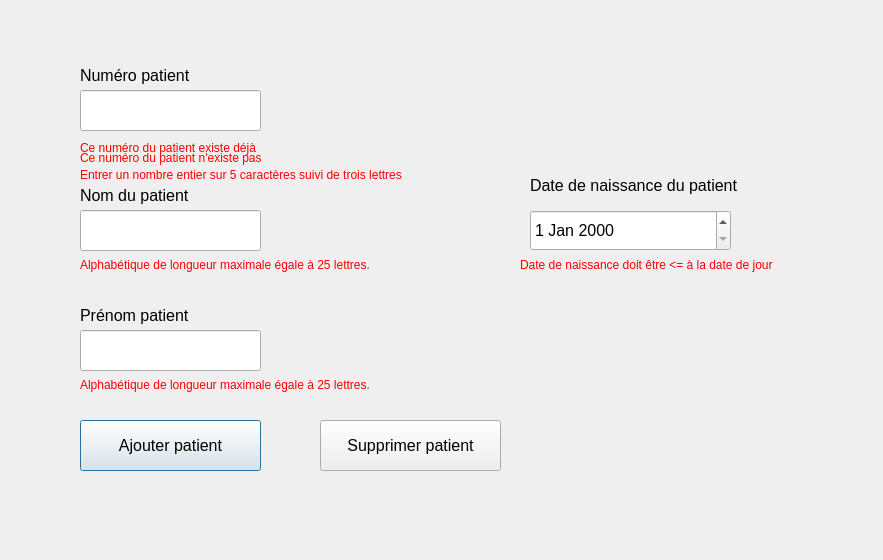
<?xml version="1.0" encoding="UTF-8"?>
<ui version="4.0">
 <class>Dialog</class>
 <widget class="QDialog" name="Dialog">
  <property name="geometry">
   <rect>
    <x>0</x>
    <y>0</y>
    <width>883</width>
    <height>560</height>
   </rect>
  </property>
  <property name="windowTitle">
   <string>Dialog</string>
  </property>
  <widget class="QLabel" name="label_numero_patient">
   <property name="geometry">
    <rect>
     <x>80</x>
     <y>60</y>
     <width>171</width>
     <height>31</height>
    </rect>
   </property>
   <property name="font">
    <font>
     <pointsize>12</pointsize>
    </font>
   </property>
   <property name="text">
    <string>Numéro patient</string>
   </property>
  </widget>
  <widget class="QLineEdit" name="lineEdit_numero_patient">
   <property name="geometry">
    <rect>
     <x>80</x>
     <y>90</y>
     <width>181</width>
     <height>41</height>
    </rect>
   </property>
   <property name="font">
    <font>
     <pointsize>12</pointsize>
    </font>
   </property>
  </widget>
  <widget class="QLineEdit" name="lineEdit_nom_patient">
   <property name="geometry">
    <rect>
     <x>80</x>
     <y>210</y>
     <width>181</width>
     <height>41</height>
    </rect>
   </property>
   <property name="font">
    <font>
     <pointsize>12</pointsize>
    </font>
   </property>
  </widget>
  <widget class="QLabel" name="label_nom_patient">
   <property name="geometry">
    <rect>
     <x>80</x>
     <y>180</y>
     <width>171</width>
     <height>31</height>
    </rect>
   </property>
   <property name="font">
    <font>
     <pointsize>12</pointsize>
    </font>
   </property>
   <property name="text">
    <string>Nom du patient</string>
   </property>
  </widget>
  <widget class="QLabel" name="label_prenom_patient">
   <property name="geometry">
    <rect>
     <x>80</x>
     <y>300</y>
     <width>171</width>
     <height>31</height>
    </rect>
   </property>
   <property name="font">
    <font>
     <pointsize>12</pointsize>
    </font>
   </property>
   <property name="text">
    <string>Prénom patient</string>
   </property>
  </widget>
  <widget class="QPushButton" name="pushButton_Ajouter_patient">
   <property name="geometry">
    <rect>
     <x>80</x>
     <y>420</y>
     <width>181</width>
     <height>51</height>
    </rect>
   </property>
   <property name="font">
    <font>
     <pointsize>12</pointsize>
    </font>
   </property>
   <property name="text">
    <string>Ajouter patient</string>
   </property>
  </widget>
  <widget class="QPushButton" name="pushButton_supprimer_patient">
   <property name="geometry">
    <rect>
     <x>320</x>
     <y>420</y>
     <width>181</width>
     <height>51</height>
    </rect>
   </property>
   <property name="font">
    <font>
     <pointsize>12</pointsize>
    </font>
   </property>
   <property name="text">
    <string>Supprimer patient</string>
   </property>
  </widget>
  <widget class="QLabel" name="label_erreur_num_patient_existe">
   <property name="geometry">
    <rect>
     <x>80</x>
     <y>140</y>
     <width>241</width>
     <height>16</height>
    </rect>
   </property>
   <property name="text">
    <string>&lt;html&gt;&lt;head/&gt;&lt;body&gt;&lt;p&gt;&lt;span style=&quot; font-size:9pt; color:#ff0000;&quot;&gt;Ce numéro du patient existe déjà&lt;/span&gt;&lt;/p&gt;&lt;/body&gt;&lt;/html&gt;</string>
   </property>
  </widget>
  <widget class="QLabel" name="label_errreur_num_patient_existe_pas">
   <property name="geometry">
    <rect>
     <x>80</x>
     <y>150</y>
     <width>211</width>
     <height>16</height>
    </rect>
   </property>
   <property name="text">
    <string>&lt;html&gt;&lt;head/&gt;&lt;body&gt;&lt;p&gt;&lt;span style=&quot; font-size:9pt; color:#ff0000;&quot;&gt;Ce numéro du patient n'existe pas&lt;/span&gt;&lt;/p&gt;&lt;/body&gt;&lt;/html&gt;</string>
   </property>
  </widget>
  <widget class="QLabel" name="label_erreur_num_patient_valider">
   <property name="geometry">
    <rect>
     <x>80</x>
     <y>160</y>
     <width>421</width>
     <height>31</height>
    </rect>
   </property>
   <property name="text">
    <string>&lt;html&gt;&lt;head/&gt;&lt;body&gt;&lt;p&gt;&lt;span style=&quot; font-size:9pt; color:#ff0000;&quot;&gt;Entrer un &lt;/span&gt;&lt;span style=&quot; font-family:'Arial,sans-serif'; font-size:9pt; color:#ff0000;&quot;&gt;nombre entier sur 5 caractères suivi de trois lettres&lt;/span&gt;&lt;/p&gt;&lt;/body&gt;&lt;/html&gt;</string>
   </property>
  </widget>
  <widget class="QLabel" name="label_erreur_nom_patient">
   <property name="geometry">
    <rect>
     <x>80</x>
     <y>250</y>
     <width>421</width>
     <height>31</height>
    </rect>
   </property>
   <property name="text">
    <string>&lt;html&gt;&lt;head/&gt;&lt;body&gt;&lt;p&gt;&lt;span style=&quot; font-family:'Arial,sans-serif'; font-size:9pt; color:#ff0000;&quot;&gt;Alphabétique de longueur maximale égale à  25 lettres.&lt;/span&gt;&lt;span style=&quot; font-family:'Arial,sans-serif'; font-size:9pt; font-weight:600; color:#ff0000;&quot;/&gt;&lt;/p&gt;&lt;/body&gt;&lt;/html&gt;</string>
   </property>
  </widget>
  <widget class="QLineEdit" name="lineEdit_prenom_patient">
   <property name="geometry">
    <rect>
     <x>80</x>
     <y>330</y>
     <width>181</width>
     <height>41</height>
    </rect>
   </property>
   <property name="font">
    <font>
     <pointsize>12</pointsize>
    </font>
   </property>
  </widget>
  <widget class="QDateEdit" name="dateEdit_date_naiss_patient">
   <property name="geometry">
    <rect>
     <x>530</x>
     <y>210</y>
     <width>201</width>
     <height>41</height>
    </rect>
   </property>
   <property name="font">
    <font>
     <pointsize>12</pointsize>
    </font>
   </property>
  </widget>
  <widget class="QLabel" name="label_date_naiss_patient">
   <property name="geometry">
    <rect>
     <x>530</x>
     <y>170</y>
     <width>281</width>
     <height>31</height>
    </rect>
   </property>
   <property name="font">
    <font>
     <pointsize>12</pointsize>
    </font>
   </property>
   <property name="text">
    <string>Date de naissance du patient</string>
   </property>
  </widget>
  <widget class="QLabel" name="label_erreur_prenom_patient">
   <property name="geometry">
    <rect>
     <x>80</x>
     <y>370</y>
     <width>421</width>
     <height>31</height>
    </rect>
   </property>
   <property name="text">
    <string>&lt;html&gt;&lt;head/&gt;&lt;body&gt;&lt;p&gt;&lt;span style=&quot; font-family:'Arial,sans-serif'; font-size:9pt; color:#ff0000;&quot;&gt;Alphabétique de longueur maximale égale à  25 lettres.&lt;/span&gt;&lt;span style=&quot; font-family:'Arial,sans-serif'; font-size:9pt; font-weight:600; color:#ff0000;&quot;/&gt;&lt;/p&gt;&lt;/body&gt;&lt;/html&gt;</string>
   </property>
  </widget>
  <widget class="QLabel" name="label_erreur_date_naiss">
   <property name="geometry">
    <rect>
     <x>520</x>
     <y>250</y>
     <width>331</width>
     <height>31</height>
    </rect>
   </property>
   <property name="text">
    <string>&lt;html&gt;&lt;head/&gt;&lt;body&gt;&lt;p&gt;&lt;span style=&quot; font-size:9pt; color:#ff0000;&quot;&gt;Date de naissance doit être &amp;lt;= à la date de jour&lt;/span&gt;&lt;/p&gt;&lt;/body&gt;&lt;/html&gt;</string>
   </property>
  </widget>
 </widget>
 <resources/>
 <connections/>
</ui>
